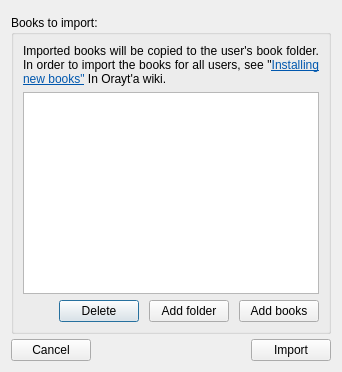
<?xml version="1.0" encoding="UTF-8"?>
<ui version="4.0">
 <class>importBook</class>
 <widget class="QDialog" name="importBook">
  <property name="geometry">
   <rect>
    <x>0</x>
    <y>0</y>
    <width>342</width>
    <height>372</height>
   </rect>
  </property>
  <property name="windowTitle">
   <string>Import books</string>
  </property>
  <layout class="QVBoxLayout" name="verticalLayout">
   <property name="spacing">
    <number>5</number>
   </property>
   <property name="topMargin">
    <number>15</number>
   </property>
   <item>
    <widget class="QGroupBox" name="groupBox">
     <property name="title">
      <string>Books to import:</string>
     </property>
     <layout class="QVBoxLayout" name="verticalLayout_2">
      <item>
       <widget class="QLabel" name="label_2">
        <property name="text">
         <string>&lt;!DOCTYPE HTML PUBLIC &quot;-//W3C//DTD HTML 4.0//EN&quot; &quot;http://www.w3.org/TR/REC-html40/strict.dtd&quot;&gt;
&lt;html&gt;&lt;head&gt;&lt;meta name=&quot;qrichtext&quot; content=&quot;1&quot; /&gt;&lt;style type=&quot;text/css&quot;&gt;
p, li { white-space: pre-wrap; }
&lt;/style&gt;&lt;/head&gt;&lt;body style=&quot; font-family:'Arial'; font-size:10pt; font-weight:400; font-style:normal;&quot;&gt;
&lt;p style=&quot; margin-top:0px; margin-bottom:0px; margin-left:0px; margin-right:0px; -qt-block-indent:0; text-indent:0px;&quot;&gt;&lt;span style=&quot; font-size:9pt;&quot;&gt;Imported books will be copied to the user's book folder. In order to import the books for all users, see &amp;quot;&lt;/span&gt;&lt;a href=&quot;https://github.com/MosheWagner/Orayta-QT/wiki/Adding-New-Books&quot;&gt;&lt;span style=&quot; font-size:9pt; text-decoration: underline; color:#0057ae;&quot;&gt;Installing new books&amp;quot;&lt;/span&gt;&lt;/a&gt;&lt;span style=&quot; font-size:9pt;&quot;&gt; In Orayt'a wiki.&lt;/span&gt;&lt;/p&gt;&lt;/body&gt;&lt;/html&gt;</string>
        </property>
        <property name="alignment">
         <set>Qt::AlignJustify|Qt::AlignVCenter</set>
        </property>
        <property name="wordWrap">
         <bool>true</bool>
        </property>
       </widget>
      </item>
      <item>
       <widget class="QListWidget" name="listWidget"/>
      </item>
      <item>
       <layout class="QHBoxLayout" name="horizontalLayout_2">
        <property name="spacing">
         <number>10</number>
        </property>
        <property name="topMargin">
         <number>0</number>
        </property>
        <property name="rightMargin">
         <number>0</number>
        </property>
        <item>
         <spacer name="horizontalSpacer_2">
          <property name="orientation">
           <enum>Qt::Horizontal</enum>
          </property>
          <property name="sizeHint" stdset="0">
           <size>
            <width>40</width>
            <height>20</height>
           </size>
          </property>
         </spacer>
        </item>
        <item>
         <widget class="QPushButton" name="deleteButton">
          <property name="enabled">
           <bool>true</bool>
          </property>
          <property name="text">
           <string>Delete</string>
          </property>
         </widget>
        </item>
        <item>
         <widget class="QPushButton" name="addFolder">
          <property name="text">
           <string>Add folder</string>
          </property>
         </widget>
        </item>
        <item>
         <widget class="QPushButton" name="addBooks">
          <property name="text">
           <string>Add books</string>
          </property>
         </widget>
        </item>
       </layout>
      </item>
     </layout>
    </widget>
   </item>
   <item>
    <layout class="QHBoxLayout" name="horizontalLayout">
     <property name="spacing">
      <number>2</number>
     </property>
     <property name="leftMargin">
      <number>0</number>
     </property>
     <property name="rightMargin">
      <number>0</number>
     </property>
     <item>
      <widget class="QPushButton" name="cancelBTN">
       <property name="text">
        <string>Cancel</string>
       </property>
      </widget>
     </item>
     <item>
      <spacer name="horizontalSpacer">
       <property name="orientation">
        <enum>Qt::Horizontal</enum>
       </property>
       <property name="sizeHint" stdset="0">
        <size>
         <width>40</width>
         <height>20</height>
        </size>
       </property>
      </spacer>
     </item>
     <item>
      <widget class="QPushButton" name="importBTN">
       <property name="text">
        <string>Import</string>
       </property>
      </widget>
     </item>
    </layout>
   </item>
  </layout>
 </widget>
 <resources/>
 <connections/>
</ui>
